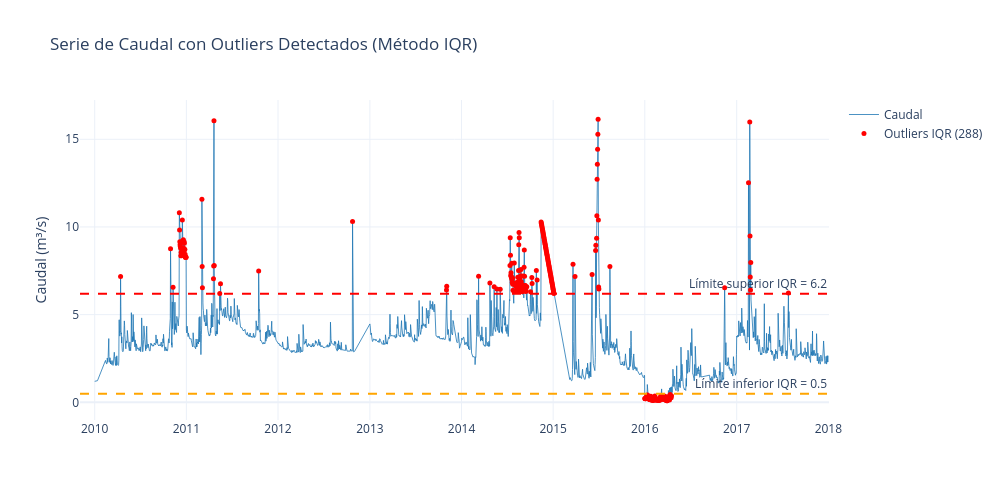
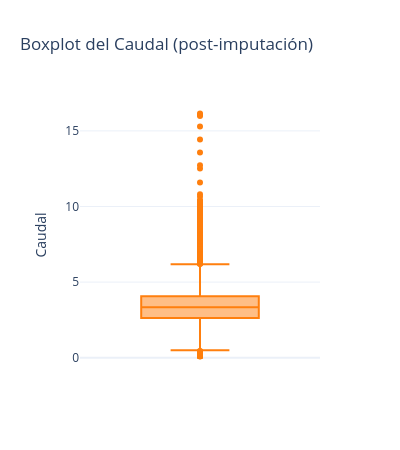

Notebook code for these charts, in order:
### Code cell
# Visualización de outliers sobre la serie
fig = go.Figure()

# Serie completa
fig.add_trace(go.Scatter(
    x=df_clean.index, y=df_clean["Caudal"],
    mode="lines", name="Caudal",
    line=dict(color="#1f77b4", width=0.8),
))

# Outliers IQR
fig.add_trace(go.Scatter(
    x=outliers_iqr.index, y=outliers_iqr["Caudal"],
    mode="markers", name=f"Outliers IQR ({len(outliers_iqr)})",
    marker=dict(color="red", size=5, symbol="circle"),
))

# Líneas de límite IQR
fig.add_hline(y=lim_sup_iqr, line_dash="dash", line_color="red",
              annotation_text=f"Límite superior IQR = {lim_sup_iqr:.1f}")
fig.add_hline(y=lim_inf_iqr, line_dash="dash", line_color="orange",
              annotation_text=f"Límite inferior IQR = {lim_inf_iqr:.1f}")

fig.update_layout(
    title="Serie de Caudal con Outliers Detectados (Método IQR)",
    xaxis_title="", yaxis_title="Caudal (m³/s)",
    width=1000, height=500,
    hovermode="x unified",
)
fig.show()

# Boxplot con outliers marcados
fig_box = px.box(
    df_clean.reset_index(), y="Caudal",
    title="Boxplot del Caudal (post-imputación)",
    points="outliers",
    color_discrete_sequence=["#ff7f0e"],
)
fig_box.update_layout(width=400, height=450)
fig_box.show()

### Figure 1 — Plotly figure (JSON) as saved in the notebook; plotly's stock layout.template omitted (floating-point values rounded to 4 significant figures; data arrays with more than 128 entries replaced by an {"elided": "..."} marker saying what was removed)
{"data": [{"line": {"color": "#1f77b4", "width": 0.8}, "mode": "lines", "name": "Caudal", "type": "scatter", "x": {"elided": "2922 str values"}, "y": {"elided": "2922 float values"}}, {"marker": {"color": "red", "size": 5, "symbol": "circle"}, "mode": "markers", "name": "Outliers IQR (288)", "type": "scatter", "x": {"elided": "288 str values"}, "y": {"elided": "288 float values"}}], "layout": {"annotations": [{"showarrow": false, "text": "Límite superior IQR = 6.2", "x": 1, "xanchor": "right", "xref": "x domain", "y": 6.197, "yanchor": "bottom", "yref": "y"}, {"showarrow": false, "text": "Límite inferior IQR = 0.5", "x": 1, "xanchor": "right", "xref": "x domain", "y": 0.4949, "yanchor": "bottom", "yref": "y"}], "height": 500, "hovermode": "x unified", "shapes": [{"line": {"color": "red", "dash": "dash"}, "type": "line", "x0": 0, "x1": 1, "xref": "x domain", "y0": 6.197, "y1": 6.197, "yref": "y"}, {"line": {"color": "orange", "dash": "dash"}, "type": "line", "x0": 0, "x1": 1, "xref": "x domain", "y0": 0.4949, "y1": 0.4949, "yref": "y"}], "title": {"text": "Serie de Caudal con Outliers Detectados (Método IQR)"}, "width": 1000, "xaxis": {"title": {"text": ""}}, "yaxis": {"title": {"text": "Caudal (m³/s)"}}}}

### Figure 2 — Plotly figure (JSON) as saved in the notebook; plotly's stock layout.template omitted (floating-point values rounded to 4 significant figures; data arrays with more than 128 entries replaced by an {"elided": "..."} marker saying what was removed)
{"data": [{"alignmentgroup": "True", "boxpoints": "outliers", "hovertemplate": "Caudal=%{y}<extra></extra>", "legendgroup": "", "marker": {"color": "#ff7f0e"}, "name": "", "notched": false, "offsetgroup": "", "orientation": "v", "showlegend": false, "type": "box", "x0": " ", "xaxis": "x", "y": {"elided": "2922 float values"}, "y0": " ", "yaxis": "y"}], "layout": {"boxmode": "group", "height": 450, "legend": {"tracegroupgap": 0}, "title": {"text": "Boxplot del Caudal (post-imputación)"}, "width": 400, "xaxis": {"anchor": "y", "domain": [0, 1]}, "yaxis": {"anchor": "x", "domain": [0, 1], "title": {"text": "Caudal"}}}}
